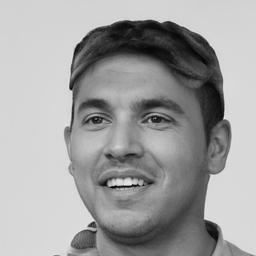
#> input picture face_database/person1/img1.jpg, 256 x 256 px; the run also reads 1 picture not shown here
$ python app2.py
#> lines starting #> are read from the running program, lines starting #| are printed output that depends on the picture; long printed decimals are rounded
import numpy as np
import cv2
import os
import matplotlib.pyplot as plt

SCRIPT_DIR    = os.path.dirname(os.path.abspath(__file__))
DATENBANK_DIR = os.path.join(SCRIPT_DIR, "face_database")  # face_database/person1/img1.jpg ...
GRID_GROESSE  = 8     # Bild in 8x8 Grids aufteilen
BINS          = 256   # 256 Bins pro Histogramm -> 64 * 256 = 16384 Features
BILD_GROESSE  = 256   # Einheitliche Bildgröße
TESTBILD_PFAD = os.path.join(SCRIPT_DIR, "testbild.jpg")


# region LBP – Local Binary Pattern (eigene Implementierung, kein OpenCV)
def berechne_lbp(bild):
    hoehe, breite = bild.shape
    lbp_bild = np.zeros((hoehe, breite), dtype=np.uint8)

    # Randpixel werden ignoriert, daher range(1, ...-1)
    for i in range(1, hoehe - 1):
        for j in range(1, breite - 1):
            zentrum = bild[i, j]

            # 8 Nachbarn im Uhrzeigersinn vergleichen – Bit = 1 wenn Nachbar >= Zentrum
            code = 0
            code |= (bild[i - 1, j - 1] >= zentrum) << 7  # oben-links
            code |= (bild[i - 1, j    ] >= zentrum) << 6  # oben
            code |= (bild[i - 1, j + 1] >= zentrum) << 5  # oben-rechts
            code |= (bild[i    , j + 1] >= zentrum) << 4  # rechts
            code |= (bild[i + 1, j + 1] >= zentrum) << 3  # unten-rechts
            code |= (bild[i + 1, j    ] >= zentrum) << 2  # unten
            code |= (bild[i + 1, j - 1] >= zentrum) << 1  # unten-links
            code |= (bild[i    , j - 1] >= zentrum) << 0  # links

            # Ergebnis ist ein Wert zwischen 0 und 255
            lbp_bild[i, j] = code

    return lbp_bild
# endregion


# region LBPH – Local Binary Pattern Histogram
def berechne_lbph(lbp_bild, grid_groesse=GRID_GROESSE, bins=BINS):
    hoehe, breite = lbp_bild.shape
    zell_hoehe    = hoehe // grid_groesse
    zell_breite   = breite // grid_groesse

    histogramme = []

    # Bild in 8x8 = 64 Zellen aufteilen
    for zeile in range(grid_groesse):
        for spalte in range(grid_groesse):
            y_start = zeile  * zell_hoehe
            y_ende  = y_start + zell_hoehe
            x_start = spalte * zell_breite
            x_ende  = x_start + zell_breite

            zelle = lbp_bild[y_start:y_ende, x_start:x_ende]

            # Pro Zelle ein Histogramm mit 256 Bins berechnen (Wertebereich 0-255)
            hist, _ = np.histogram(zelle.ravel(), bins=bins, range=(0, 255))

            # Histogramm normalisieren, damit die Summe = 1
            hist = hist.astype(np.float32)
            hist /= (hist.sum() + 1e-7)

            histogramme.append(hist)

    # Alle 64 Histogramme zu einem Feature-Vektor konkatenieren: 64 * 256 = 16384 Features
    return np.concatenate(histogramme)
# endregion


# Chi-Quadrat-Distanz: empfohlene Metrik für LBPH-Vergleiche
def chi_quadrat_distanz(vektor1, vektor2):
    zaehler = (vektor1 - vektor2) ** 2
    nenner  = vektor1 + vektor2
    maske   = nenner != 0  # Division durch Null vermeiden
    return float(np.sum(zaehler[maske] / nenner[maske]))


# Euklidische Distanz als alternative Metrik
def euklidische_distanz(vektor1, vektor2):
    return float(np.sqrt(np.sum((vektor1 - vektor2) ** 2)))


# Testbild einlesen, LBPH berechnen, mit allen gespeicherten Features vergleichen
def erkenne_person(testbild_pfad, X_features, y_labels, label_map, metrik="chi"):
    # Graustufen-Konvertierung
    bild = cv2.imread(testbild_pfad, cv2.IMREAD_GRAYSCALE)
    if bild is None:
        print(f"  [FEHLER] Testbild nicht gefunden: {testbild_pfad}")
        return None, None, None

    bild = cv2.resize(bild, (BILD_GROESSE, BILD_GROESSE))

    # LBP und LBPH des Testbilds berechnen
    lbp_bild    = berechne_lbp(bild)
    test_vektor = berechne_lbph(lbp_bild)

    # Mit allen gespeicherten Features vergleichen
    beste_distanz = float("inf")
    bestes_label  = -1

    for idx in range(len(X_features)):
        if metrik == "chi":
            distanz = chi_quadrat_distanz(test_vektor, X_features[idx])
        else:
            distanz = euklidische_distanz(test_vektor, X_features[idx])

        if distanz < beste_distanz:
            beste_distanz = distanz
            bestes_label  = int(y_labels[idx])

    # Beste Übereinstimmung ausgeben
    bester_name = label_map[bestes_label]
    return bestes_label, bester_name, beste_distanz


# Accuracy: Anteil korrekt erkannter Personen
def berechne_accuracy(wahre_labels, vorhergesagte_labels):
    korrekt = np.sum(wahre_labels == vorhergesagte_labels)
    return korrekt / len(wahre_labels)


# Confusion Matrix: Zeile = wahres Label, Spalte = vorhergesagtes Label
def berechne_confusion_matrix(wahre_labels, vorhergesagte_labels, anzahl_klassen):
    cm = np.zeros((anzahl_klassen, anzahl_klassen), dtype=int)
    for wahr, vorhergesagt in zip(wahre_labels, vorhergesagte_labels):
        cm[wahr][vorhergesagt] += 1
    return cm


def visualisiere_confusion_matrix(cm, label_map, accuracy):
    n              = len(label_map)
    personen_namen = [label_map[i] for i in range(n)]

    fig, ax = plt.subplots(figsize=(14, 12))
    bild_plot = ax.imshow(cm, interpolation="nearest", cmap=plt.cm.Blues)
    plt.colorbar(bild_plot, ax=ax)

    ax.set_xticks(range(n))
    ax.set_yticks(range(n))
    ax.set_xticklabels(personen_namen, rotation=45, ha="right", fontsize=8)
    ax.set_yticklabels(personen_namen, fontsize=8)

    # Zahlenwerte in jede Zelle schreiben
    schwellwert = cm.max() / 2
    for i in range(cm.shape[0]):
        for j in range(cm.shape[1]):
            farbe = "white" if cm[i, j] > schwellwert else "black"
            ax.text(j, i, str(cm[i, j]),
                    ha="center", va="center", color=farbe, fontsize=7)

    ax.set_xlabel("Vorhergesagtes Label", fontsize=12)
    ax.set_ylabel("Wahres Label", fontsize=12)
    ax.set_title(f"Confusion Matrix  -  Accuracy: {accuracy * 100:.2f}%", fontsize=14)
    plt.tight_layout()
    plt.show()


if __name__ == "__main__":

    print("=" * 60)
    print("  Gesichtserkennung mit LBPH")
    print("=" * 60)

    # --- Schritt 1: Bilder aus face_database laden, Features extrahieren ---
    print("\n[Schritt 1] Lade Bilder und berechne LBPH-Features ...\n")

    X_features   = []  # alle Feature-Vektoren
    y_labels     = []  # numerische Labels (0, 1, 2, ...)
    label_map    = {}  # {0: "person1", 1: "person2", ..., 29: "person30"}
    person_label = 0

    # Ordnerstruktur: face_database/person1/img1.jpg, face_database/person2/img1.jpg, ...
    for person_name in sorted(os.listdir(DATENBANK_DIR), key=lambda x: int(x.replace("person", ""))):
        person_pfad = os.path.join(DATENBANK_DIR, person_name)
        if not os.path.isdir(person_pfad):
            continue

        bilder_geladen = 0
        for bild_datei in sorted(os.listdir(person_pfad)):
            bild_pfad = os.path.join(person_pfad, bild_datei)

            # Graustufen-Konvertierung
            bild = cv2.imread(bild_pfad, cv2.IMREAD_GRAYSCALE)
#> bild is the input picture: shape (256, 256); min 0, max 244, mean 160
            if bild is None:
                continue

            bild = cv2.resize(bild, (BILD_GROESSE, BILD_GROESSE))

            # LBP berechnen
            lbp_bild = berechne_lbp(bild)
#> after the loop in berechne_lbp, `for i in range(1, hoehe - 1):`:
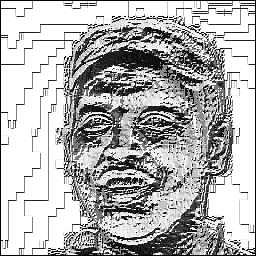
#> lbp_bild: shape (256, 256); min 0, max 255, mean 179.3

            # LBPH berechnen
            feature_vektor = berechne_lbph(lbp_bild)
#> after the loop in berechne_lbph, `for zeile in range(grid_groesse):`: histogramme = 64 items
#> feature_vektor = 16384 values, max 0.946 at index 10495, min 0 at index 1, mean 0.00391

            # Feature-Vektor erzeugen
            X_features.append(feature_vektor)
            y_labels.append(person_label)
            label_map[person_label] = person_name
            bilder_geladen += 1

            print(f"  {person_name}: Feature-Länge = {len(feature_vektor)}")
#|   person1: Feature-Länge = 16384

        if bilder_geladen > 0:
            person_label += 1
        else:
            print(f"  [WARNUNG] {person_name}: Keine Bilder geladen – Ordner wird übersprungen.")
#> pass 2 of the loop `for person_name in sorted(os.listdir(DATENBANK_DIR), key=lambda x: int..`:
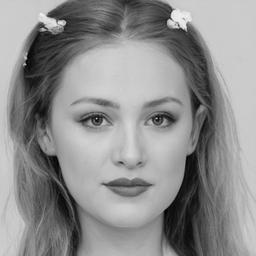
#> input picture face_database/person10/img1.jpg, 256 x 256 px
#> bild is the input picture: shape (256, 256); min 0, max 249, mean 141.9
#> after the loop in berechne_lbp (call 2), `for i in range(1, hoehe - 1):`:
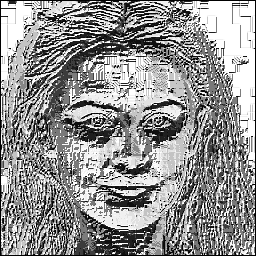
#> lbp_bild: shape (256, 256); min 0, max 255, mean 147
#> feature_vektor = 16384 values, max 0.795 at index 2047, min 0 at index 1, mean 0.00391
#|   person10: Feature-Länge = 16384
#> pass 3 of the loop `for person_name in sorted(os.listdir(DATENBANK_DIR), key=lambda x: int..`:
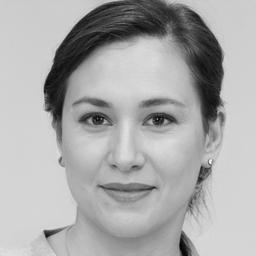
#> input picture face_database/person11/img1.jpg, 256 x 256 px
#> bild is the input picture: shape (256, 256); min 0, max 255, mean 170.3
#> after the loop in berechne_lbp (call 3), `for i in range(1, hoehe - 1):`:
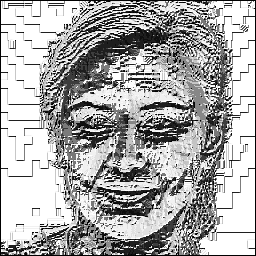
#> lbp_bild: shape (256, 256); min 0, max 255, mean 170.5
#> feature_vektor = 16384 values, max 0.969 at index 12543, min 0 at index 1, mean 0.00391
#|   person11: Feature-Länge = 16384

    X_features = np.array(X_features)  # Form: (Anzahl Bilder, 16384)
    y_labels   = np.array(y_labels)

    print(f"\n  X_features Shape : {X_features.shape}")
#|   X_features Shape : (3, 16384)
    print(f"  y_labels   Shape : {y_labels.shape}")
    print(f"  label_map  Größe : {len(label_map)} Einträge")

    # --- Schritt 2: Als NumPy-Dateien speichern ---
    print("\n[Schritt 2] Speichere NumPy-Dateien ...\n")

    # X_features.npy: alle Feature-Vektoren, Form (Anzahl Bilder, Feature-Länge)
    np.save(os.path.join(SCRIPT_DIR, "X_features.npy"), X_features)

    # y_labels.npy: numerische Labels, z.B. [0, 0, 0, 1, 1, 1, ...]
    np.save(os.path.join(SCRIPT_DIR, "y_labels.npy"), y_labels)

    # label_map.npy: Dictionary {0: "person1", 1: "person2", ..., 29: "person30"}
    np.save(os.path.join(SCRIPT_DIR, "label_map.npy"), label_map)

    print(f"  X_features.npy  gespeichert  ->  Shape   : {X_features.shape}")
#|   X_features.npy  gespeichert  ->  Shape   : (3, 16384)
    print(f"  y_labels.npy    gespeichert  ->  Shape   : {y_labels.shape}")
    print(f"  label_map.npy   gespeichert  ->  Einträge: {len(label_map)}")

    # --- Schritt 3: Gespeicherte Dateien laden und verifizieren ---
    print("\n[Schritt 3] Lade gespeicherte NumPy-Dateien ...\n")

    X_geladen   = np.load(os.path.join(SCRIPT_DIR, "X_features.npy"))
    y_geladen   = np.load(os.path.join(SCRIPT_DIR, "y_labels.npy"))
    map_geladen = np.load(
        os.path.join(SCRIPT_DIR, "label_map.npy"), allow_pickle=True
    ).item()

    print(f"  X_features geladen : {X_geladen.shape}")
    print(f"  y_labels   geladen : {y_geladen.shape}")
    print(f"  label_map  geladen : {map_geladen}")

    # --- Schritt 4: Evaluation mit Confusion Matrix und Accuracy ---
    print("\n[Schritt 4] Evaluation: Confusion Matrix und Accuracy ...\n")

    wahre_labels         = []
    vorhergesagte_labels = []

    for i in range(len(X_geladen)):
        test_vektor  = X_geladen[i]
        wahres_label = int(y_geladen[i])

        beste_distanz = float("inf")
        bestes_label  = -1

        # Chi-Quadrat-Distanz zu allen gespeicherten Feature-Vektoren berechnen
        for j in range(len(X_geladen)):
            distanz = chi_quadrat_distanz(test_vektor, X_geladen[j])
            if distanz < beste_distanz:
                beste_distanz = distanz
                bestes_label  = int(y_geladen[j])

        wahre_labels.append(wahres_label)
        vorhergesagte_labels.append(bestes_label)

    wahre_labels         = np.array(wahre_labels)
    vorhergesagte_labels = np.array(vorhergesagte_labels)

    accuracy = berechne_accuracy(wahre_labels, vorhergesagte_labels)
    cm       = berechne_confusion_matrix(wahre_labels, vorhergesagte_labels, int(max(wahre_labels)) + 1)

    print(f"  Accuracy       : {accuracy * 100:.2f}%")
    print(f"  Confusion Matrix ({cm.shape[0]}x{cm.shape[1]}):")
    print(f"  Hauptdiagonale : {np.diag(cm).tolist()}")

    # --- Schritt 5: Confusion Matrix visualisieren ---
    print("\n[Schritt 5] Zeige Confusion Matrix ...\n")
    visualisiere_confusion_matrix(cm, map_geladen, accuracy)
#> in visualisiere_confusion_matrix, `plt.show()`:
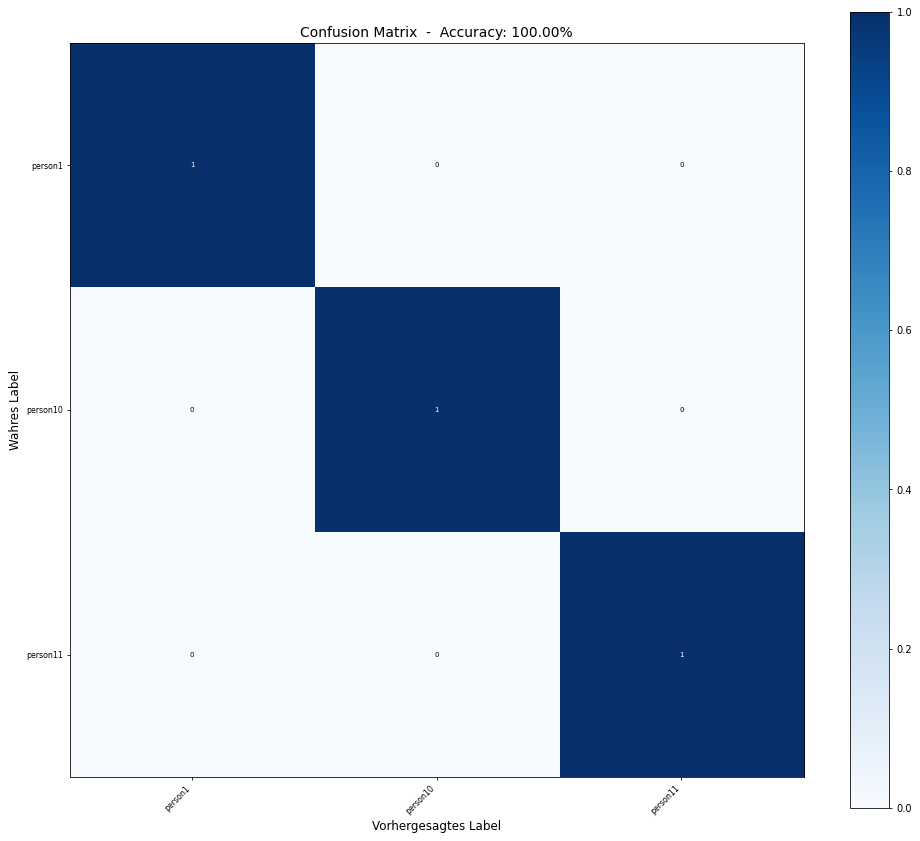
#> figure drawn by matplotlib, 2 panels

    # --- Schritt 6: Live-Demo mit Testbild ---
    print("\n[Schritt 6] Live-Demo: Erkenne Person aus Testbild ...\n")

    if not os.path.exists(TESTBILD_PFAD):
        print(f"  [HINWEIS] Kein Testbild gefunden: {TESTBILD_PFAD}")
        print(f"  Lege 'testbild.png' in den Projektordner und starte neu.")
    else:
        label, name, distanz = erkenne_person(
            TESTBILD_PFAD, X_geladen, y_geladen, map_geladen, metrik="chi"
        )
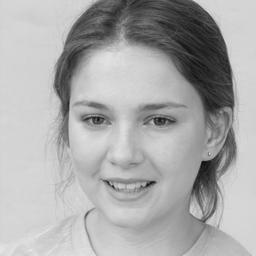
#> input picture testbild.jpg, 256 x 256 px
#> in erkenne_person, bild is the input picture: shape (256, 256); min 8, max 231, mean 170.1
#> after the loop in berechne_lbp (call 4), `for i in range(1, hoehe - 1):`:
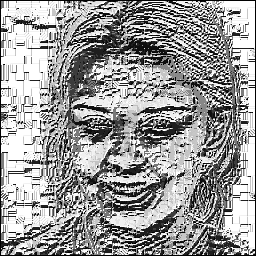
#> lbp_bild: shape (256, 256); min 0, max 255, mean 155.2
#> in erkenne_person, `test_vektor = berechne_lbph(lbp_bild)`: test_vektor = 16384 values, max 0.745 at index 8447, min 0 at index 2, mean 0.00391
#> the loop in erkenne_person, `for idx in range(len(X_features)):` made 3 passes
#> (distanz, beste_distanz) on passes 1 to 3: (33.32, 33.32), (33.31, 33.31), (24.6, 24.6)
#> after the loop in erkenne_person, `for idx in range(len(X_features)):`: beste_distanz = 24.6; bestes_label = 2
#> in erkenne_person, `bester_name = label_map[bestes_label]`: bester_name = 'person11'
#> label = 2; name = 'person11'; distanz = 24.6

        if name is not None:
            print(f"  Testbild            : {TESTBILD_PFAD}")
            print(f"  Erkannte Person     : {name}  (Label: {label})")
#|   Erkannte Person     : person11  (Label: 2)
            print(f"  Chi-Quadrat-Distanz : {distanz:.6f}")
#|   Chi-Quadrat-Distanz : 24.602

            # Testbild und erkanntes Datenbankbild nebeneinander anzeigen
            testbild_anzeige  = cv2.imread(TESTBILD_PFAD, cv2.IMREAD_GRAYSCALE)
            datenbank_bild    = cv2.imread(
                os.path.join(DATENBANK_DIR, name, "img1.jpg"), cv2.IMREAD_GRAYSCALE
            )

            fig, (ax1, ax2) = plt.subplots(1, 2, figsize=(8, 4))

            ax1.imshow(testbild_anzeige, cmap="gray")
            ax1.set_title("Testbild")
            ax1.axis("off")

            ax2.imshow(datenbank_bild, cmap="gray")
            ax2.set_title(f"Beste Übereinstimmung:\n{name}  (Distanz: {distanz:.4f})")
            ax2.axis("off")

            plt.tight_layout()
            plt.show()

    print("\n" + "=" * 60)
    print("  Fertig!")
    print("=" * 60)
